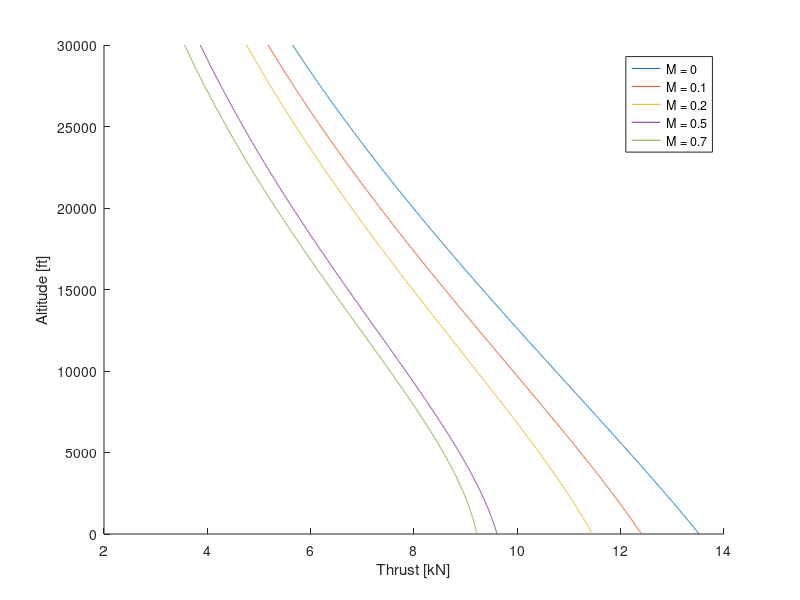

Recreate this plot in MATLAB.
feet = 3.28084; % m to ft
h = (0:10:30000)/feet; % [m] Altitude

A = zeros(1,length(h));
Z = zeros(1,length(h));
X = zeros(1,length(h));
P = zeros(1,length(h)); % [Pa] Pressure(altitude)

T0 = 13580; % [N] Static thrust
BPR = 4.1;
G = 1.1;
Pb = 101325; % [Pa] Pressure at see level
Tb = 273.15 + 15; % [K] Temperature at see level
hb = 11000; % [m] Height at the bottom of atmospheric layer
Lb = -0.0065; % [K/m]
R = 8.3142; % [N.m/mol.K]
g = 9.80665; % [m/s^2]
MM = 0.0289644; % [kg/mol] Molar mass of air
[~,loc] = min(abs(h-hb));

for i = 1 : length(h)
    if i <= loc
        P(i) = Pb*(1 + Lb/Tb*(h(i)))^(-g*MM/(R*Lb));
    else
        P(i) = P(loc)*exp(-g*MM*(h(i)-h(loc))/(R*(Tb-71.5)));
    end
    A(i) = -0.4327*(P(i)/Pb)^2 + 1.3855*(P(i)/Pb) + 0.0427;
    X(i) = 0.1377*(P(i)/Pb)^2 - 0.4374*(P(i)/Pb) + 1.3003;
    Z(i) = 0.9106*(P(i)/Pb)^2 - 1.7736*(P(i)/Pb) + 1.8697;

end

M = [0 0.1 0.2 0.5 0.7];
T = zeros(length(M),length(h));

figure
hold on
for i = 1 : length(M)
    for j = 1 : length(h)
        T(i,j) = T0*(A(j) - 0.377*(1+BPR)*Z(j)/sqrt(G*(1+0.82*BPR))*P(j)/Pb*M(i) + (0.23+0.19*sqrt(BPR))*X(j)*P(j)/Pb*M(i)^2);
    end
    plot(T(i,:)/1000,h*feet)
end
hold off
legend('M = 0','M = 0.1','M = 0.2','M = 0.5','M = 0.7')
ylabel('Altitude [ft]')
xlabel('Thrust [kN]')
